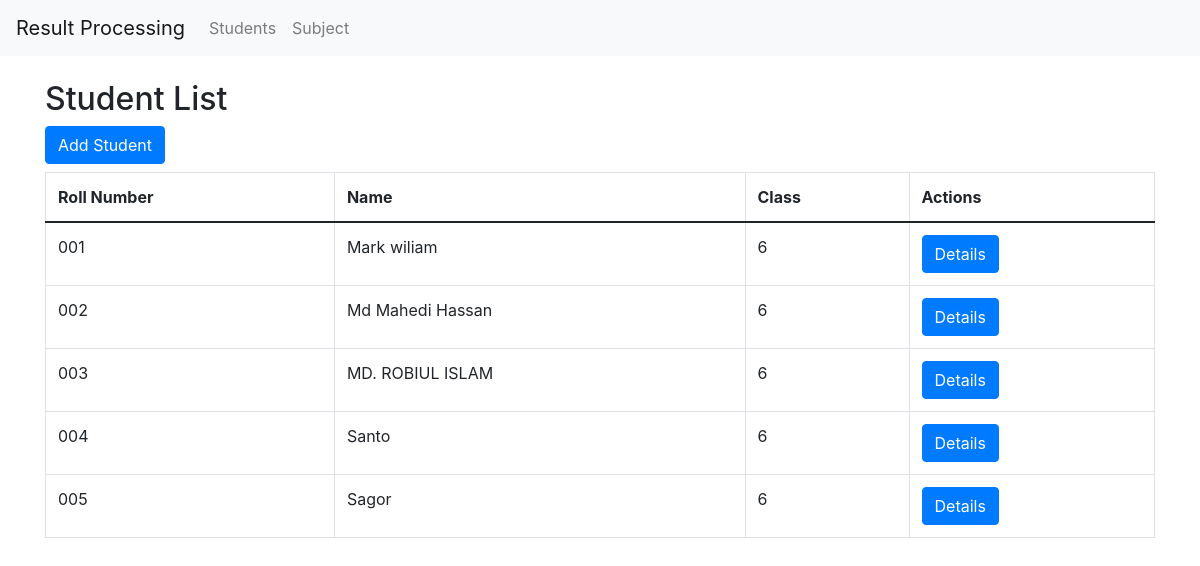
The app's page /results/v1/students/ with its own data.
### results/models.py (models this page shows, shortened)
class Student(models.Model):
    roll_number = models.CharField(max_length=20, unique=True)
    name = models.CharField(max_length=100)
    class_level = models.CharField(max_length=20)
    date_of_birth = models.DateField()

### results/views.py (the view)
# urls.py: path('v1/students/', StudentListView.as_view(), name='student-list'),
class StudentListView(ListView):
    model = Student
    template_name = "students/student_list.html"
    context_object_name = "students"
    def get_queryset(self):
        return Student.objects.all().order_by('class_level')

### results/templates/students/student_list.html (shortened to what this page needs)
{% extends 'base.html' %}
{% block content %}
<h2>Student List</h2>
<a href="{% url 'student_create' %}" class="btn btn-primary mb-2">Add Student</a>
<table class="table table-bordered">
    <thead>
        <tr>
            <th>Roll Number</th>
            <th>Name</th>
            <th>Class</th>
            <th>Actions</th>
        </tr>
    </thead>
    <tbody>
        {% for student in students %}
        <tr>
            <td>{{ student.roll_number }}</td>
            <td>{{ student.name }}</td>
            <td>{{ student.class_level }}</td>
            <td>
                <a href="{% url 'student_details' student.id %}" class="btn btn-primary">Details</a>
            </td>
        </tr>
        {% endfor %}
    </tbody>
</table>
{% endblock %}

### records on screen
Student: roll_number "001", name "Mark wiliam", class_level "6"
Student: roll_number "002", name "Md Mahedi Hassan", class_level "6"
Student: roll_number "003", name "MD. ROBIUL ISLAM", class_level "6"
Student: roll_number "004", name "Santo", class_level "6"
Student: roll_number "005", name "Sagor", class_level "6"
